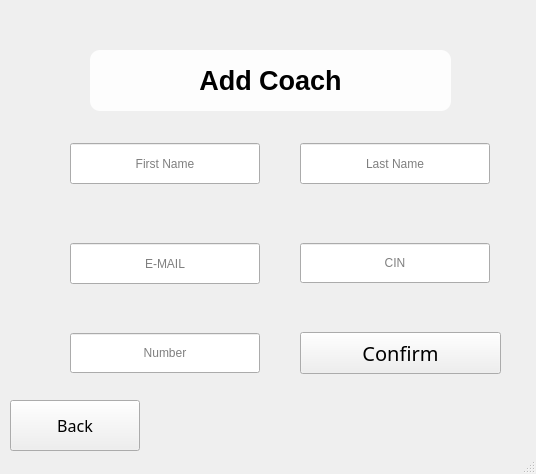
<?xml version="1.0" encoding="UTF-8"?>
<ui version="4.0">
 <class>MainWindow</class>
 <widget class="QMainWindow" name="MainWindow">
  <property name="geometry">
   <rect>
    <x>0</x>
    <y>0</y>
    <width>536</width>
    <height>474</height>
   </rect>
  </property>
  <property name="windowTitle">
   <string>MainWindow</string>
  </property>
  <property name="styleSheet">
   <string notr="true">QMainWindow{
border-image: url(:/background/img/Lebron James.jpeg);}</string>
  </property>
  <widget class="QWidget" name="centralwidget">
   <widget class="QLineEdit" name="Num">
    <property name="geometry">
     <rect>
      <x>70</x>
      <y>333</y>
      <width>190</width>
      <height>40</height>
     </rect>
    </property>
    <property name="alignment">
     <set>Qt::AlignCenter</set>
    </property>
    <property name="placeholderText">
     <string>Number</string>
    </property>
   </widget>
   <widget class="QPushButton" name="confirm">
    <property name="geometry">
     <rect>
      <x>300</x>
      <y>332</y>
      <width>201</width>
      <height>42</height>
     </rect>
    </property>
    <property name="font">
     <font>
      <family>8514oem</family>
      <pointsize>15</pointsize>
     </font>
    </property>
    <property name="mouseTracking">
     <bool>false</bool>
    </property>
    <property name="text">
     <string>Confirm</string>
    </property>
   </widget>
   <widget class="QLineEdit" name="Fname">
    <property name="geometry">
     <rect>
      <x>70</x>
      <y>143</y>
      <width>190</width>
      <height>41</height>
     </rect>
    </property>
    <property name="text">
     <string/>
    </property>
    <property name="alignment">
     <set>Qt::AlignCenter</set>
    </property>
    <property name="placeholderText">
     <string>First Name</string>
    </property>
   </widget>
   <widget class="QLineEdit" name="Lname">
    <property name="geometry">
     <rect>
      <x>300</x>
      <y>143</y>
      <width>190</width>
      <height>41</height>
     </rect>
    </property>
    <property name="alignment">
     <set>Qt::AlignCenter</set>
    </property>
    <property name="placeholderText">
     <string>Last Name</string>
    </property>
   </widget>
   <widget class="QLineEdit" name="CIN">
    <property name="geometry">
     <rect>
      <x>300</x>
      <y>243</y>
      <width>190</width>
      <height>40</height>
     </rect>
    </property>
    <property name="alignment">
     <set>Qt::AlignCenter</set>
    </property>
    <property name="placeholderText">
     <string>CIN</string>
    </property>
   </widget>
   <widget class="QLineEdit" name="Mail">
    <property name="geometry">
     <rect>
      <x>70</x>
      <y>243</y>
      <width>190</width>
      <height>41</height>
     </rect>
    </property>
    <property name="alignment">
     <set>Qt::AlignCenter</set>
    </property>
    <property name="placeholderText">
     <string>E-MAIL</string>
    </property>
   </widget>
   <widget class="QLabel" name="label_35">
    <property name="geometry">
     <rect>
      <x>90</x>
      <y>50</y>
      <width>361</width>
      <height>61</height>
     </rect>
    </property>
    <property name="font">
     <font>
      <pointsize>20</pointsize>
      <weight>75</weight>
      <bold>true</bold>
     </font>
    </property>
    <property name="styleSheet">
     <string notr="true">color: rgb(0, 0, 0);
background-color: rgba(255, 255, 255,0.9);
padding: 10px;
border-radius:10px;</string>
    </property>
    <property name="text">
     <string>&lt;!DOCTYPE HTML PUBLIC &quot;-//W3C//DTD HTML 4.0//EN&quot; &quot;http://www.w3.org/TR/REC-html40/strict.dtd&quot;&gt;
&lt;html&gt;&lt;head&gt;&lt;meta name=&quot;qrichtext&quot; content=&quot;1&quot; /&gt;&lt;style type=&quot;text/css&quot;&gt;
p, li { white-space: pre-wrap; }
&lt;/style&gt;&lt;/head&gt;&lt;body style=&quot; font-family:'MS Shell Dlg 2'; font-size:20pt; font-weight:600; font-style:normal;&quot;&gt;
&lt;p style=&quot; margin-top:0px; margin-bottom:0px; margin-left:0px; margin-right:0px; -qt-block-indent:0; text-indent:0px;&quot;&gt;&lt;span style=&quot; color:#000000;&quot;&gt;Add Coach&lt;/span&gt;&lt;/p&gt;&lt;/body&gt;&lt;/html&gt;</string>
    </property>
    <property name="alignment">
     <set>Qt::AlignCenter</set>
    </property>
   </widget>
   <widget class="QPushButton" name="back">
    <property name="geometry">
     <rect>
      <x>10</x>
      <y>400</y>
      <width>130</width>
      <height>51</height>
     </rect>
    </property>
    <property name="font">
     <font>
      <family>8514oem</family>
      <pointsize>12</pointsize>
     </font>
    </property>
    <property name="text">
     <string>Back</string>
    </property>
   </widget>
   <zorder>back</zorder>
   <zorder>Num</zorder>
   <zorder>confirm</zorder>
   <zorder>Fname</zorder>
   <zorder>Lname</zorder>
   <zorder>CIN</zorder>
   <zorder>Mail</zorder>
   <zorder>label_35</zorder>
  </widget>
  <widget class="QMenuBar" name="menubar">
   <property name="geometry">
    <rect>
     <x>0</x>
     <y>0</y>
     <width>536</width>
     <height>26</height>
    </rect>
   </property>
  </widget>
  <widget class="QStatusBar" name="statusbar"/>
 </widget>
 <resources>
  <include location="ressource.qrc"/>
 </resources>
 <connections/>
</ui>
